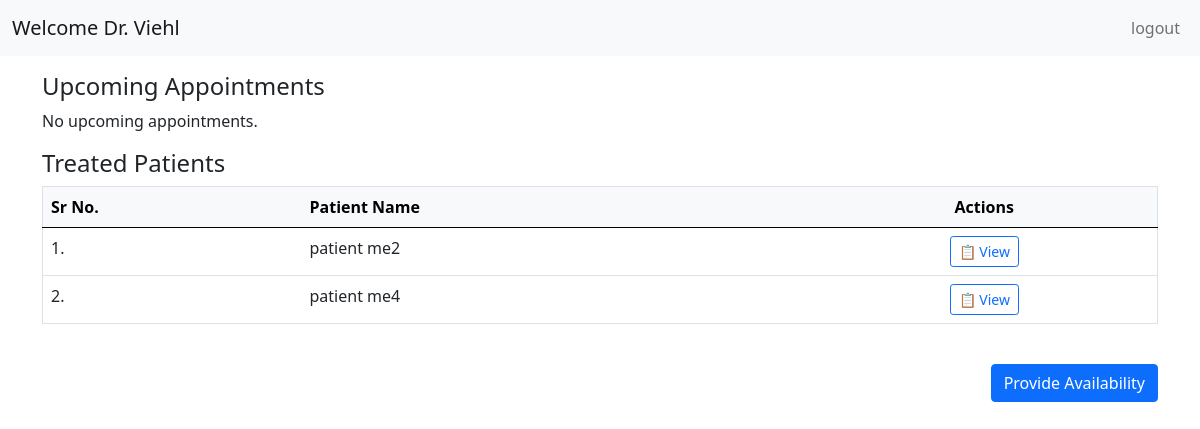
/doctor_dashboard (signed in), run on the app's committed database.
### application/models.py (models this page shows, shortened)
class Doctor(db.Model):
    __tablename__ = 'doctors'
    id = db.Column(db.Integer, primary_key=True, autoincrement=True)
    username = db.Column(db.String(80), unique=True, nullable=False, index=True)
    email = db.Column(db.String(120), unique=True, nullable=False, index=True)
    password = db.Column(db.String(255), nullable=False)
    first_name = db.Column(db.String(50), nullable=False)
    last_name = db.Column(db.String(50), nullable=False)
    department_id = db.Column(db.Integer, db.ForeignKey('department.id', ondelete='RESTRICT'), nullable=False)
    specialization = db.Column(db.String(100), nullable=False, index=True)
    experience_years = db.Column(db.Integer, db.CheckConstraint('experience_years >= 0'))
    gender = db.Column(db.String(10), db.CheckConstraint("gender IN ('male', 'female')"))
    blacklisted = db.Column(db.Boolean, default=False)
    department = db.relationship('Department', backref=db.backref('doctors', lazy='dynamic'))

class Patient(db.Model):
    __tablename__ = 'patients'
    id = db.Column(db.Integer, primary_key=True, autoincrement=True)
    username = db.Column(db.String(80), unique=True, nullable=False, index=True)
    email = db.Column(db.String(120), unique=True, nullable=False, index=True)
    password = db.Column(db.String(255), nullable=False)
    first_name = db.Column(db.String(50), nullable=False)
    last_name = db.Column(db.String(50), nullable=False)
    phone = db.Column(db.String(15))
    age = db.Column(db.Integer, db.CheckConstraint('age > 0 AND age <= 150'))
    gender = db.Column(db.String(10), db.CheckConstraint("gender IN ('male', 'female')"))
    blacklisted = db.Column(db.Boolean, default=False)
    @property
    def name(self):
        return f"{self.first_name} {self.last_name}"

### application/doctor_functionalities.py (the view)
@hospital_app.route('/doctor_dashboard')
def doctor_dashboard_fn():
    if session.get('role') != 'doctor':
        flash(message='Please log in as doctor to access this page', category='warning')
        return redirect(url_for('hospital_home_and_login'))
    if request.method == 'GET':
      doctor = Doctor.query.filter_by(username=session['username']).first()
    list_of_all_appointments = Appointment.query.filter_by(doctor_id=doctor.id).all()
    from datetime import datetime, timedelta
    today = datetime.today().date()
    next_7_days = today + timedelta(days=7)
    future_booked_appointments = [appt for appt in list_of_all_appointments
                            if today <= datetime.strptime(appt.date, '%d-%m-%Y').date() <= next_7_days
                            and appt.status == 'Booked']
    patient_ids = {appt.patient_id for appt in list_of_all_appointments}
    list_of_patients = Patient.query.filter(Patient.id.in_(patient_ids)).all()
    return render_template('dashboard_doctor.html', doc=doctor,
                          treated_patients=list_of_patients,
                          upcoming_appointments=future_booked_appointments)

### templates/dashboard_doctor.html (shortened to what this page needs)
<!DOCTYPE html>
<html lang="en">
<head>
  <link rel="stylesheet" href="/static/style.css">
  <link href="https://cdn.jsdelivr.net/npm/bootstrap@5.0.2/dist/css/bootstrap.min.css" rel="stylesheet">
</head>
<body>
  <div id="main">
    <div id="canvas">
      <nav class="navbar navbar-expand-lg navbar-light bg-light">
        <div class="container-fluid">
          <a class="navbar-brand" href="#">Welcome Dr. {{ doc.last_name }}</a>
          <div class="collapse navbar-collapse" id="navbarSupportedContent">
            <ul class="navbar-nav ms-auto mb-2 mb-lg-0">
              <li class="nav-item">
                <a class="nav-link" href="/login">logout</a>
              </li>
            </ul>
          </div>
        </div>
      </nav>
      <div id="content" class="container py-3">
        <h4>Upcoming Appointments</h4>
        {% if upcoming_appointments %}
        <div class="table-responsive mb-4">
          <table class="table border">
            <thead class="table-light">
              <tr>
                <th scope="col">Sr No.</th>
                <th scope="col">Patient Name</th>
                <th scope="col">Appointment Date</th>
                <th scope="col">Appointment Time</th>
                <th scope="col">Status</th>
                <th scope="col" class="text-center">Actions</th>
              </tr>
            </thead>
            <tbody>
              {% for appointment in upcoming_appointments %}
              <tr>
                <td>{{ loop.index }}.</td>
                <td>{{ appointment.patient.name }}</td>
                <td>{{ appointment.date }}</td>
                <td>{{ appointment.time }}</td>
                <td>{{ appointment.status }}</td>
                <td class="text-center">
                  <a href="/mark-complete/{{ appointment.id }}" class="btn btn-outline-success btn-sm me-2">✅ Mark as Complete</a>
                  <a href="/cancel-appointment/{{ appointment.id }}" class="btn btn-outline-danger btn-sm">🚫 Cancel</a>
                  <a href="/update-patient-treatment-details/{{  appointment.id }}/{{ appointment.patient_id }}" class="btn btn-outline-primary btn-sm">✏️ Update Treatment</a>
                </td>
              </tr>
              {% endfor %}
            </tbody>
          </table>
        </div>
        {% else %}
        <p>No upcoming appointments.</p>
        {% endif %}
        <h4>Treated Patients</h4>
        {% if treated_patients %}
        <div class="table-responsive mb-4">
          <table class="table border">
            <thead class="table-light">
              <tr>
                <th scope="col">Sr No.</th>
                <th scope="col">Patient Name</th>
                <th scope="col" class="text-center">Actions</th>
              </tr>
            </thead>
            <tbody>
              {% for patient in treated_patients %}
              <tr>
                <td>{{ loop.index }}.</td>
                <td>{{ patient.name }}</td>
                <td class="align-middle text-center">
                  <a href="/view-patient-treatment-history/{{ patient.id }}" class="btn btn-outline-primary btn-sm">📋 View</a>
                </td>
              </tr>
              {% endfor %}
            </tbody>
          </table>
        </div>
        {% else %}
        <p>No assigned patients.</p>
        {% endif %}
        <div class="text-end">
          <a href="/provide-availability" class="btn btn-primary">Provide Availability</a>
        </div>
      </div>
    </div>
  </div>
</body>
</html>

### static/style.css (style rules this page uses)
body, html { cursor: default !important; }
body { font-family: 'Segoe UI', Tahoma, Geneva, Verdana, sans-serif; }

### data on the page
Doctor: last_name "Viehl"
Patient: name "patient me2"
Patient: name "patient me4"
